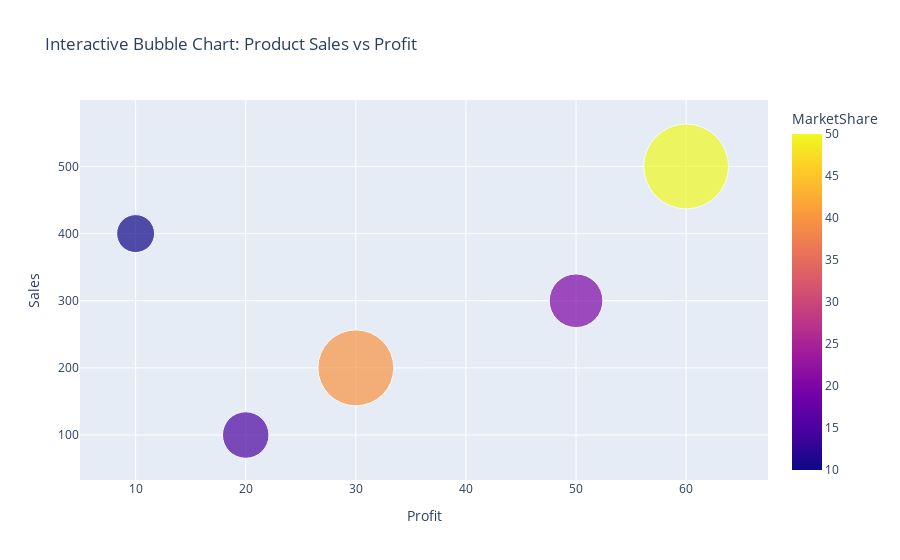

This figure's notebook cell:
### Markdown cell above
- Step 4: Bubble Chart Using Plotly (Interactive)

### Code cell
# %pip install -q --upgrade "nbformat>=4.2.0"

import plotly.express as px

fig = px.scatter(
    df,
    x='Profit',
    y='Sales',
    size='MarketShare',
    color='MarketShare',
    hover_name='Product',
    size_max=60,
    title='Interactive Bubble Chart: Product Sales vs Profit'
)

fig.show()

### Figure 1 — Plotly figure (JSON) as saved in the notebook; plotly's stock layout.template omitted (floating-point values rounded to 4 significant figures)
{"data": [{"hovertemplate": "<b>%{hovertext}</b><br><br>Profit=%{x}<br>Sales=%{y}<br>MarketShare=%{marker.color}<extra></extra>", "hovertext": ["A", "B", "C", "D", "E"], "legendgroup": "", "marker": {"color": [15, 40, 20, 10, 50], "coloraxis": "coloraxis", "size": [15, 40, 20, 10, 50], "sizemode": "area", "sizeref": 0.01389, "symbol": "circle"}, "mode": "markers", "name": "", "orientation": "v", "showlegend": false, "type": "scatter", "x": [20, 30, 50, 10, 60], "xaxis": "x", "y": [100, 200, 300, 400, 500], "yaxis": "y"}], "layout": {"coloraxis": {"colorbar": {"title": {"text": "MarketShare"}}, "colorscale": [[0, "#0d0887"], [0.1111, "#46039f"], [0.2222, "#7201a8"], [0.3333, "#9c179e"], [0.4444, "#bd3786"], [0.5556, "#d8576b"], [0.6667, "#ed7953"], [0.7778, "#fb9f3a"], [0.8889, "#fdca26"], [1, "#f0f921"]]}, "legend": {"itemsizing": "constant", "tracegroupgap": 0}, "title": {"text": "Interactive Bubble Chart: Product Sales vs Profit"}, "xaxis": {"anchor": "y", "domain": [0, 1], "title": {"text": "Profit"}}, "yaxis": {"anchor": "x", "domain": [0, 1], "title": {"text": "Sales"}}}}
